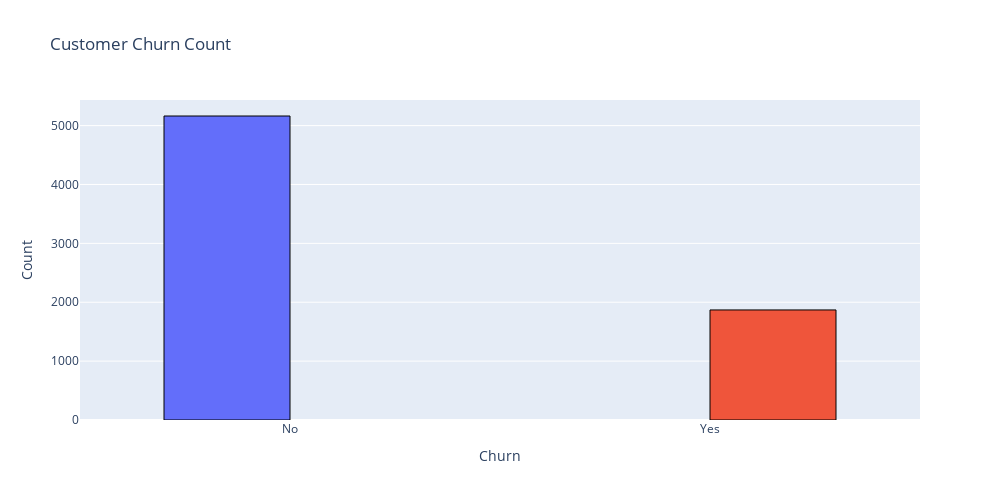

The notebook cell saved with this chart:
### Code cell
fig = px.histogram(df, x="Churn", color="Churn", title="Customer Churn Count", barmode='group')
fig.update_traces(marker_line_width=1, marker_line_color='black')
fig.update_layout(
  xaxis_title="Churn",
  yaxis_title="Count",
  showlegend=False,
  bargap=0.4,
  width=1000,
  height=500
)
fig.show()

print(df['Churn'].value_counts())

### Figure 1 — Plotly figure (JSON) as saved in the notebook; plotly's stock layout.template omitted (floating-point values rounded to 4 significant figures; data arrays with more than 128 entries replaced by an {"elided": "..."} marker saying what was removed)
{"data": [{"alignmentgroup": "True", "bingroup": "x", "hovertemplate": "Churn=%{x}<br>count=%{y}<extra></extra>", "legendgroup": "No", "marker": {"color": "#636efa", "line": {"color": "black", "width": 1}, "pattern": {"shape": ""}}, "name": "No", "offsetgroup": "No", "orientation": "v", "showlegend": true, "type": "histogram", "x": {"elided": "5163 str values"}, "xaxis": "x", "yaxis": "y"}, {"alignmentgroup": "True", "bingroup": "x", "hovertemplate": "Churn=%{x}<br>count=%{y}<extra></extra>", "legendgroup": "Yes", "marker": {"color": "#EF553B", "line": {"color": "black", "width": 1}, "pattern": {"shape": ""}}, "name": "Yes", "offsetgroup": "Yes", "orientation": "v", "showlegend": true, "type": "histogram", "x": {"elided": "1869 str values"}, "xaxis": "x", "yaxis": "y"}], "layout": {"bargap": 0.4, "barmode": "group", "height": 500, "legend": {"title": {"text": "Churn"}, "tracegroupgap": 0}, "showlegend": false, "title": {"text": "Customer Churn Count"}, "width": 1000, "xaxis": {"anchor": "y", "categoryarray": ["No", "Yes"], "categoryorder": "array", "domain": [0, 1], "title": {"text": "Churn"}}, "yaxis": {"anchor": "x", "domain": [0, 1], "title": {"text": "Count"}}}}
